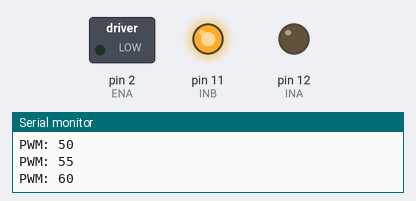
Simulated run of this sketch. Board: Arduino Uno, built with avr-gcc and run on an emulated ATmega328P. On the bench: switched loads named in the sketch (green lamp = pin HIGH), output pins drawn as LEDs (lit = HIGH), the last lines printed to the serial monitor.

Above: at 10.4 s.
At 22.8 s:
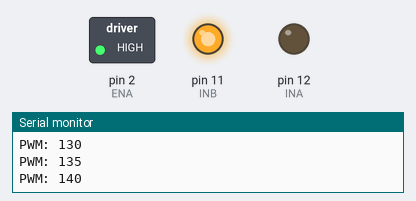
Timing chart, 0 to 30.8 s (numbered marks = the images above):
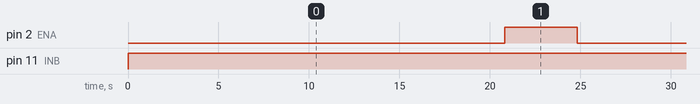

Measured:
- by itself, pin 2 (ENA): alternates HIGH for 4.0 s and LOW for 22.8 s
- by itself, pin 11 (INB): LOW → HIGH at 0.00 s

The sketch:

motor_deadzone_test.ino
```cpp
// Motor dead-zone finder (8 Aug 2026).
// Steps the RIGHT motor (OUT1/OUT2) from PWM 0 to 150 in steps of 5, every
// 0.8 s. Note the first PWM at which the motor turns and copy it into
// DEADZONE in firmware/balance/balance.ino.
// Robot on its side or wheels off the table - nothing is balancing it.
#define ENA 2
#define INA 12
#define INB 11

void setup() {
  Serial.begin(115200);
  pinMode(ENA, OUTPUT);
  pinMode(INA, OUTPUT);
  pinMode(INB, OUTPUT);
  Serial.println("Dead-zone test: note the PWM where the motor FIRST moves.");
}

void loop() {
  for (int pwm = 0; pwm <= 150; pwm += 5) {
    digitalWrite(INA, LOW);
    digitalWrite(INB, HIGH);
    analogWrite(ENA, pwm);
    Serial.print("PWM: ");
    Serial.println(pwm);
    delay(800);
  }
  analogWrite(ENA, 0);
  Serial.println("--- cycle complete, restarting ---");
  delay(2000);
}
```
